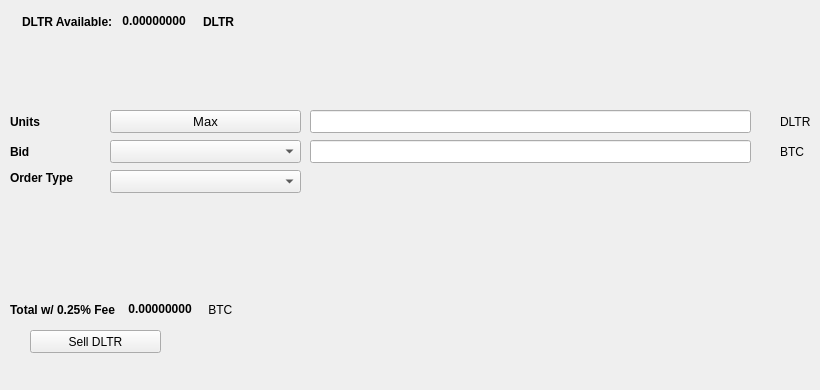
   <widget class="QWidget" name="SellTab">
    <attribute name="title">
     <string>Sell</string>
    </attribute>
    <widget class="QLabel" name="label_16">
     <property name="geometry">
      <rect>
       <x>780</x>
       <y>140</y>
       <width>31</width>
       <height>23</height>
      </rect>
     </property>
     <property name="text">
      <string>BTC</string>
     </property>
    </widget>
    <widget class="QComboBox" name="SellBidcomboBox">
     <property name="geometry">
      <rect>
       <x>110</x>
       <y>140</y>
       <width>191</width>
       <height>23</height>
      </rect>
     </property>
     <property name="font">
      <font>
       <pointsize>10</pointsize>
      </font>
     </property>
    </widget>
    <widget class="QLabel" name="label_18">
     <property name="geometry">
      <rect>
       <x>10</x>
       <y>110</y>
       <width>46</width>
       <height>23</height>
      </rect>
     </property>
     <property name="font">
      <font>
       <weight>75</weight>
       <bold>true</bold>
      </font>
     </property>
     <property name="text">
      <string>Units</string>
     </property>
    </widget>
    <widget class="QPushButton" name="Sell_Max_Amount">
     <property name="geometry">
      <rect>
       <x>110</x>
       <y>110</y>
       <width>191</width>
       <height>23</height>
      </rect>
     </property>
     <property name="font">
      <font>
       <pointsize>10</pointsize>
      </font>
     </property>
     <property name="text">
      <string>Max</string>
     </property>
    </widget>
    <widget class="QLabel" name="label_20">
     <property name="geometry">
      <rect>
       <x>10</x>
       <y>170</y>
       <width>91</width>
       <height>16</height>
      </rect>
     </property>
     <property name="font">
      <font>
       <weight>75</weight>
       <bold>true</bold>
      </font>
     </property>
     <property name="text">
      <string>Order Type</string>
     </property>
    </widget>
    <widget class="QComboBox" name="SellOrdertypeCombo">
     <property name="geometry">
      <rect>
       <x>110</x>
       <y>170</y>
       <width>191</width>
       <height>23</height>
      </rect>
     </property>
     <property name="font">
      <font>
       <pointsize>10</pointsize>
      </font>
     </property>
    </widget>
    <widget class="QLabel" name="label_21">
     <property name="geometry">
      <rect>
       <x>10</x>
       <y>140</y>
       <width>46</width>
       <height>23</height>
      </rect>
     </property>
     <property name="font">
      <font>
       <weight>75</weight>
       <bold>true</bold>
      </font>
     </property>
     <property name="text">
      <string>Bid</string>
     </property>
    </widget>
    <widget class="QLabel" name="label_22">
     <property name="geometry">
      <rect>
       <x>780</x>
       <y>110</y>
       <width>31</width>
       <height>23</height>
      </rect>
     </property>
     <property name="text">
      <string>DLTR</string>
     </property>
    </widget>
    <widget class="QLineEdit" name="UnitsInputDLTR">
     <property name="geometry">
      <rect>
       <x>310</x>
       <y>110</y>
       <width>441</width>
       <height>23</height>
      </rect>
     </property>
     <property name="font">
      <font>
       <pointsize>9</pointsize>
       <weight>75</weight>
       <bold>true</bold>
      </font>
     </property>
    </widget>
    <widget class="QLineEdit" name="SellBidPriceEdit">
     <property name="geometry">
      <rect>
       <x>310</x>
       <y>140</y>
       <width>441</width>
       <height>23</height>
      </rect>
     </property>
     <property name="font">
      <font>
       <pointsize>9</pointsize>
       <weight>75</weight>
       <bold>true</bold>
      </font>
     </property>
    </widget>
    <widget class="QPushButton" name="SellDLTRBTN">
     <property name="geometry">
      <rect>
       <x>30</x>
       <y>330</y>
       <width>131</width>
       <height>23</height>
      </rect>
     </property>
     <property name="text">
      <string>Sell DLTR</string>
     </property>
     <property name="icon">
      <iconset resource="../delectrum">
       <normaloff>:/icons/bitcoin</normaloff>:/icons/bitcoin</iconset>
     </property>
    </widget>
    <widget class="QWidget" name="layoutWidget3">
     <property name="geometry">
      <rect>
       <x>22</x>
       <y>12</y>
       <width>258</width>
       <height>19</height>
      </rect>
     </property>
     <layout class="QHBoxLayout" name="horizontalLayout">
      <item>
       <widget class="QLabel" name="label232_2">
        <property name="font">
         <font>
          <weight>75</weight>
          <bold>true</bold>
         </font>
        </property>
        <property name="text">
         <string>DLTR Available:</string>
        </property>
       </widget>
      </item>
      <item>
       <widget class="QLabel" name="DLTRAvailableLabel">
        <property name="palette">
         <palette>
          <active>
           <colorrole role="WindowText">
            <brush brushstyle="SolidPattern">
             <color alpha="255">
              <red>0</red>
              <green>0</green>
              <blue>0</blue>
             </color>
            </brush>
           </colorrole>
           <colorrole role="Button">
            <brush brushstyle="SolidPattern">
             <color alpha="255">
              <red>0</red>
              <green>170</green>
              <blue>0</blue>
             </color>
            </brush>
           </colorrole>
           <colorrole role="Light">
            <brush brushstyle="SolidPattern">
             <color alpha="255">
              <red>0</red>
              <green>255</green>
              <blue>0</blue>
             </color>
            </brush>
           </colorrole>
           <colorrole role="Midlight">
            <brush brushstyle="SolidPattern">
             <color alpha="255">
              <red>0</red>
              <green>212</green>
              <blue>0</blue>
             </color>
            </brush>
           </colorrole>
           <colorrole role="Dark">
            <brush brushstyle="SolidPattern">
             <color alpha="255">
              <red>0</red>
              <green>85</green>
              <blue>0</blue>
             </color>
            </brush>
           </colorrole>
           <colorrole role="Mid">
            <brush brushstyle="SolidPattern">
             <color alpha="255">
              <red>0</red>
              <green>113</green>
              <blue>0</blue>
             </color>
            </brush>
           </colorrole>
           <colorrole role="Text">
            <brush brushstyle="SolidPattern">
             <color alpha="255">
              <red>0</red>
              <green>170</green>
              <blue>0</blue>
             </color>
            </brush>
           </colorrole>
           <colorrole role="BrightText">
            <brush brushstyle="SolidPattern">
             <color alpha="255">
              <red>255</red>
              <green>255</green>
              <blue>255</blue>
             </color>
            </brush>
           </colorrole>
           <colorrole role="ButtonText">
            <brush brushstyle="SolidPattern">
             <color alpha="255">
              <red>0</red>
              <green>0</green>
              <blue>0</blue>
             </color>
            </brush>
           </colorrole>
           <colorrole role="Base">
            <brush brushstyle="SolidPattern">
             <color alpha="255">
              <red>255</red>
              <green>255</green>
              <blue>255</blue>
             </color>
            </brush>
           </colorrole>
           <colorrole role="Window">
            <brush brushstyle="SolidPattern">
             <color alpha="255">
              <red>0</red>
              <green>170</green>
              <blue>0</blue>
             </color>
            </brush>
           </colorrole>
           <colorrole role="Shadow">
            <brush brushstyle="SolidPattern">
             <color alpha="255">
              <red>0</red>
              <green>0</green>
              <blue>0</blue>
             </color>
            </brush>
           </colorrole>
           <colorrole role="AlternateBase">
            <brush brushstyle="SolidPattern">
             <color alpha="255">
              <red>127</red>
              <green>212</green>
              <blue>127</blue>
             </color>
            </brush>
           </colorrole>
           <colorrole role="ToolTipBase">
            <brush brushstyle="SolidPattern">
             <color alpha="255">
              <red>255</red>
              <green>255</green>
              <blue>220</blue>
             </color>
            </brush>
           </colorrole>
           <colorrole role="ToolTipText">
            <brush brushstyle="SolidPattern">
             <color alpha="255">
              <red>0</red>
              <green>0</green>
              <blue>0</blue>
             </color>
            </brush>
           </colorrole>
          </active>
          <inactive>
           <colorrole role="WindowText">
            <brush brushstyle="SolidPattern">
             <color alpha="255">
              <red>0</red>
              <green>0</green>
              <blue>0</blue>
             </color>
            </brush>
           </colorrole>
           <colorrole role="Button">
            <brush brushstyle="SolidPattern">
             <color alpha="255">
              <red>0</red>
              <green>170</green>
              <blue>0</blue>
             </color>
            </brush>
           </colorrole>
           <colorrole role="Light">
            <brush brushstyle="SolidPattern">
             <color alpha="255">
              <red>0</red>
              <green>255</green>
              <blue>0</blue>
             </color>
            </brush>
           </colorrole>
           <colorrole role="Midlight">
            <brush brushstyle="SolidPattern">
             <color alpha="255">
              <red>0</red>
              <green>212</green>
              <blue>0</blue>
             </color>
            </brush>
           </colorrole>
           <colorrole role="Dark">
            <brush brushstyle="SolidPattern">
             <color alpha="255">
              <red>0</red>
              <green>85</green>
              <blue>0</blue>
             </color>
            </brush>
           </colorrole>
           <colorrole role="Mid">
            <brush brushstyle="SolidPattern">
             <color alpha="255">
              <red>0</red>
              <green>113</green>
              <blue>0</blue>
             </color>
            </brush>
           </colorrole>
           <colorrole role="Text">
            <brush brushstyle="SolidPattern">
             <color alpha="255">
              <red>0</red>
              <green>170</green>
              <blue>0</blue>
             </color>
            </brush>
           </colorrole>
           <colorrole role="BrightText">
            <brush brushstyle="SolidPattern">
             <color alpha="255">
              <red>255</red>
              <green>255</green>
              <blue>255</blue>
             </color>
            </brush>
           </colorrole>
           <colorrole role="ButtonText">
            <brush brushstyle="SolidPattern">
             <color alpha="255">
              <red>0</red>
              <green>0</green>
              <blue>0</blue>
             </color>
            </brush>
           </colorrole>
           <colorrole role="Base">
            <brush brushstyle="SolidPattern">
             <color alpha="255">
              <red>255</red>
              <green>255</green>
              <blue>255</blue>
             </color>
            </brush>
           </colorrole>
           <colorrole role="Window">
            <brush brushstyle="SolidPattern">
             <color alpha="255">
              <red>0</red>
              <green>170</green>
              <blue>0</blue>
             </color>
            </brush>
           </colorrole>
           <colorrole role="Shadow">
            <brush brushstyle="SolidPattern">
             <color alpha="255">
              <red>0</red>
              <green>0</green>
              <blue>0</blue>
             </color>
            </brush>
           </colorrole>
           <colorrole role="AlternateBase">
            <brush brushstyle="SolidPattern">
             <color alpha="255">
              <red>127</red>
              <green>212</green>
              <blue>127</blue>
             </color>
            </brush>
           </colorrole>
           <colorrole role="ToolTipBase">
            <brush brushstyle="SolidPattern">
             <color alpha="255">
              <red>255</red>
              <green>255</green>
              <blue>220</blue>
             </color>
            </brush>
           </colorrole>
           <colorrole role="ToolTipText">
            <brush brushstyle="SolidPattern">
             <color alpha="255">
              <red>0</red>
              <green>0</green>
              <blue>0</blue>
             </color>
            </brush>
           </colorrole>
          </inactive>
          <disabled>
           <colorrole role="WindowText">
            <brush brushstyle="SolidPattern">
             <color alpha="255">
              <red>0</red>
              <green>85</green>
              <blue>0</blue>
             </color>
            </brush>
           </colorrole>
           <colorrole role="Button">
            <brush brushstyle="SolidPattern">
             <color alpha="255">
              <red>0</red>
              <green>170</green>
              <blue>0</blue>
             </color>
            </brush>
           </colorrole>
           <colorrole role="Light">
            <brush brushstyle="SolidPattern">
             <color alpha="255">
              <red>0</red>
              <green>255</green>
              <blue>0</blue>
             </color>
            </brush>
           </colorrole>
           <colorrole role="Midlight">
            <brush brushstyle="SolidPattern">
             <color alpha="255">
              <red>0</red>
              <green>212</green>
              <blue>0</blue>
             </color>
            </brush>
           </colorrole>
           <colorrole role="Dark">
            <brush brushstyle="SolidPattern">
             <color alpha="255">
              <red>0</red>
              <green>85</green>
              <blue>0</blue>
             </color>
            </brush>
           </colorrole>
           <colorrole role="Mid">
            <brush brushstyle="SolidPattern">
             <color alpha="255">
              <red>0</red>
              <green>113</green>
              <blue>0</blue>
             </color>
            </brush>
           </colorrole>
           <colorrole role="Text">
            <brush brushstyle="SolidPattern">
             <color alpha="255">
              <red>0</red>
              <green>85</green>
              <blue>0</blue>
             </color>
            </brush>
           </colorrole>
           <colorrole role="BrightText">
            <brush brushstyle="SolidPattern">
             <color alpha="255">
              <red>255</red>
              <green>255</green>
              <blue>255</blue>
             </color>
            </brush>
           </colorrole>
           <colorrole role="ButtonText">
            <brush brushstyle="SolidPattern">
             <color alpha="255">
              <red>0</red>
              <green>85</green>
              <blue>0</blue>
             </color>
            </brush>
           </colorrole>
           <colorrole role="Base">
            <brush brushstyle="SolidPattern">
             <color alpha="255">
              <red>0</red>
              <green>170</green>
              <blue>0</blue>
             </color>
            </brush>
           </colorrole>
           <colorrole role="Window">
            <brush brushstyle="SolidPattern">
             <color alpha="255">
              <red>0</red>
              <green>170</green>
              <blue>0</blue>
             </color>
            </brush>
           </colorrole>
           <colorrole role="Shadow">
            <brush brushstyle="SolidPattern">
             <color alpha="255">
              <red>0</red>
              <green>0</green>
              <blue>0</blue>
             </color>
            </brush>
           </colorrole>
           <colorrole role="AlternateBase">
            <brush brushstyle="SolidPattern">
             <color alpha="255">
              <red>0</red>
              <green>170</green>
              <blue>0</blue>
             </color>
            </brush>
           </colorrole>
           <colorrole role="ToolTipBase">
            <brush brushstyle="SolidPattern">
             <color alpha="255">
              <red>255</red>
              <green>255</green>
              <blue>220</blue>
             </color>
            </brush>
           </colorrole>
           <colorrole role="ToolTipText">
            <brush brushstyle="SolidPattern">
             <color alpha="255">
              <red>0</red>
              <green>0</green>
              <blue>0</blue>
             </color>
            </brush>
           </colorrole>
          </disabled>
         </palette>
        </property>
        <property name="font">
         <font>
          <weight>75</weight>
          <bold>true</bold>
         </font>
        </property>
        <property name="text">
         <string> 0.00000000 </string>
        </property>
        <property name="textInteractionFlags">
         <set>Qt::LinksAccessibleByMouse|Qt::TextSelectableByKeyboard|Qt::TextSelectableByMouse</set>
        </property>
       </widget>
      </item>
      <item>
       <widget class="QLabel" name="labelDLTR">
        <property name="font">
         <font>
          <weight>75</weight>
          <bold>true</bold>
         </font>
        </property>
        <property name="text">
         <string>DLTR</string>
        </property>
       </widget>
      </item>
     </layout>
    </widget>
    <widget class="QWidget" name="layoutWidget">
     <property name="geometry">
      <rect>
       <x>10</x>
       <y>300</y>
       <width>268</width>
       <height>19</height>
      </rect>
     </property>
     <layout class="QHBoxLayout" name="horizontalLayout_2">
      <item>
       <widget class="QLabel" name="label_19">
        <property name="font">
         <font>
          <weight>75</weight>
          <bold>true</bold>
         </font>
        </property>
        <property name="text">
         <string>Total w/ 0.25% Fee </string>
        </property>
       </widget>
      </item>
      <item>
       <widget class="QLabel" name="SellCostLabel">
        <property name="palette">
         <palette>
          <active>
           <colorrole role="WindowText">
            <brush brushstyle="SolidPattern">
             <color alpha="255">
              <red>0</red>
              <green>0</green>
              <blue>0</blue>
             </color>
            </brush>
           </colorrole>
           <colorrole role="Button">
            <brush brushstyle="SolidPattern">
             <color alpha="255">
              <red>0</red>
              <green>170</green>
              <blue>0</blue>
             </color>
            </brush>
           </colorrole>
           <colorrole role="Light">
            <brush brushstyle="SolidPattern">
             <color alpha="255">
              <red>0</red>
              <green>255</green>
              <blue>0</blue>
             </color>
            </brush>
           </colorrole>
           <colorrole role="Midlight">
            <brush brushstyle="SolidPattern">
             <color alpha="255">
              <red>0</red>
              <green>212</green>
              <blue>0</blue>
             </color>
            </brush>
           </colorrole>
           <colorrole role="Dark">
            <brush brushstyle="SolidPattern">
             <color alpha="255">
              <red>0</red>
              <green>85</green>
              <blue>0</blue>
             </color>
            </brush>
           </colorrole>
           <colorrole role="Mid">
            <brush brushstyle="SolidPattern">
             <color alpha="255">
              <red>0</red>
              <green>113</green>
              <blue>0</blue>
             </color>
            </brush>
           </colorrole>
           <colorrole role="Text">
            <brush brushstyle="SolidPattern">
             <color alpha="255">
              <red>0</red>
              <green>170</green>
              <blue>0</blue>
             </color>
            </brush>
           </colorrole>
           <colorrole role="BrightText">
            <brush brushstyle="SolidPattern">
             <color alpha="255">
              <red>255</red>
              <green>255</green>
              <blue>255</blue>
             </color>
            </brush>
           </colorrole>
           <colorrole role="ButtonText">
            <brush brushstyle="SolidPattern">
             <color alpha="255">
              <red>0</red>
              <green>0</green>
              <blue>0</blue>
             </color>
            </brush>
           </colorrole>
           <colorrole role="Base">
            <brush brushstyle="SolidPattern">
             <color alpha="255">
              <red>255</red>
              <green>255</green>
              <blue>255</blue>
             </color>
            </brush>
           </colorrole>
           <colorrole role="Window">
            <brush brushstyle="SolidPattern">
             <color alpha="255">
              <red>0</red>
              <green>170</green>
              <blue>0</blue>
             </color>
            </brush>
           </colorrole>
           <colorrole role="Shadow">
            <brush brushstyle="SolidPattern">
             <color alpha="255">
              <red>0</red>
              <green>0</green>
              <blue>0</blue>
             </color>
            </brush>
           </colorrole>
           <colorrole role="AlternateBase">
            <brush brushstyle="SolidPattern">
             <color alpha="255">
              <red>127</red>
              <green>212</green>
              <blue>127</blue>
             </color>
            </brush>
           </colorrole>
           <colorrole role="ToolTipBase">
            <brush brushstyle="SolidPattern">
             <color alpha="255">
              <red>255</red>
              <green>255</green>
              <blue>220</blue>
             </color>
            </brush>
           </colorrole>
           <colorrole role="ToolTipText">
            <brush brushstyle="SolidPattern">
             <color alpha="255">
              <red>0</red>
              <green>0</green>
              <blue>0</blue>
             </color>
            </brush>
           </colorrole>
          </active>
          <inactive>
           <colorrole role="WindowText">
            <brush brushstyle="SolidPattern">
             <color alpha="255">
              <red>0</red>
              <green>0</green>
              <blue>0</blue>
             </color>
            </brush>
           </colorrole>
           <colorrole role="Button">
            <brush brushstyle="SolidPattern">
             <color alpha="255">
              <red>0</red>
              <green>170</green>
              <blue>0</blue>
             </color>
            </brush>
           </colorrole>
           <colorrole role="Light">
            <brush brushstyle="SolidPattern">
             <color alpha="255">
              <red>0</red>
              <green>255</green>
              <blue>0</blue>
             </color>
            </brush>
           </colorrole>
           <colorrole role="Midlight">
            <brush brushstyle="SolidPattern">
             <color alpha="255">
              <red>0</red>
              <green>212</green>
              <blue>0</blue>
             </color>
            </brush>
           </colorrole>
           <colorrole role="Dark">
            <brush brushstyle="SolidPattern">
             <color alpha="255">
              <red>0</red>
              <green>85</green>
              <blue>0</blue>
             </color>
            </brush>
           </colorrole>
           <colorrole role="Mid">
            <brush brushstyle="SolidPattern">
             <color alpha="255">
              <red>0</red>
              <green>113</green>
              <blue>0</blue>
             </color>
            </brush>
           </colorrole>
           <colorrole role="Text">
            <brush brushstyle="SolidPattern">
             <color alpha="255">
              <red>0</red>
              <green>170</green>
              <blue>0</blue>
             </color>
            </brush>
           </colorrole>
           <colorrole role="BrightText">
            <brush brushstyle="SolidPattern">
             <color alpha="255">
              <red>255</red>
              <green>255</green>
              <blue>255</blue>
             </color>
            </brush>
           </colorrole>
           <colorrole role="ButtonText">
            <brush brushstyle="SolidPattern">
             <color alpha="255">
              <red>0</red>
              <green>0</green>
              <blue>0</blue>
             </color>
            </brush>
           </colorrole>
           <colorrole role="Base">
            <brush brushstyle="SolidPattern">
             <color alpha="255">
              <red>255</red>
              <green>255</green>
              <blue>255</blue>
             </color>
            </brush>
           </colorrole>
           <colorrole role="Window">
            <brush brushstyle="SolidPattern">
             <color alpha="255">
              <red>0</red>
              <green>170</green>
              <blue>0</blue>
             </color>
            </brush>
           </colorrole>
           <colorrole role="Shadow">
            <brush brushstyle="SolidPattern">
             <color alpha="255">
              <red>0</red>
              <green>0</green>
              <blue>0</blue>
             </color>
            </brush>
           </colorrole>
           <colorrole role="AlternateBase">
            <brush brushstyle="SolidPattern">
             <color alpha="255">
              <red>127</red>
              <green>212</green>
              <blue>127</blue>
             </color>
            </brush>
           </colorrole>
           <colorrole role="ToolTipBase">
            <brush brushstyle="SolidPattern">
             <color alpha="255">
              <red>255</red>
              <green>255</green>
              <blue>220</blue>
             </color>
            </brush>
           </colorrole>
           <colorrole role="ToolTipText">
            <brush brushstyle="SolidPattern">
             <color alpha="255">
              <red>0</red>
              <green>0</green>
              <blue>0</blue>
             </color>
            </brush>
           </colorrole>
          </inactive>
          <disabled>
           <colorrole role="WindowText">
            <brush brushstyle="SolidPattern">
             <color alpha="255">
              <red>0</red>
              <green>85</green>
              <blue>0</blue>
             </color>
            </brush>
           </colorrole>
           <colorrole role="Button">
            <brush brushstyle="SolidPattern">
             <color alpha="255">
              <red>0</red>
              <green>170</green>
              <blue>0</blue>
             </color>
            </brush>
           </colorrole>
           <colorrole role="Light">
            <brush brushstyle="SolidPattern">
             <color alpha="255">
              <red>0</red>
              <green>255</green>
              <blue>0</blue>
             </color>
            </brush>
           </colorrole>
           <colorrole role="Midlight">
            <brush brushstyle="SolidPattern">
             <color alpha="255">
              <red>0</red>
              <green>212</green>
              <blue>0</blue>
             </color>
            </brush>
           </colorrole>
           <colorrole role="Dark">
            <brush brushstyle="SolidPattern">
             <color alpha="255">
              <red>0</red>
              <green>85</green>
              <blue>0</blue>
             </color>
            </brush>
           </colorrole>
           <colorrole role="Mid">
            <brush brushstyle="SolidPattern">
             <color alpha="255">
              <red>0</red>
              <green>113</green>
              <blue>0</blue>
             </color>
            </brush>
           </colorrole>
           <colorrole role="Text">
            <brush brushstyle="SolidPattern">
             <color alpha="255">
              <red>0</red>
              <green>85</green>
              <blue>0</blue>
             </color>
            </brush>
           </colorrole>
           <colorrole role="BrightText">
            <brush brushstyle="SolidPattern">
             <color alpha="255">
              <red>255</red>
              <green>255</green>
              <blue>255</blue>
             </color>
            </brush>
           </colorrole>
           <colorrole role="ButtonText">
            <brush brushstyle="SolidPattern">
             <color alpha="255">
              <red>0</red>
              <green>85</green>
              <blue>0</blue>
             </color>
            </brush>
           </colorrole>
           <colorrole role="Base">
            <brush brushstyle="SolidPattern">
             <color alpha="255">
              <red>0</red>
              <green>170</green>
              <blue>0</blue>
             </color>
            </brush>
           </colorrole>
           <colorrole role="Window">
            <brush brushstyle="SolidPattern">
             <color alpha="255">
              <red>0</red>
              <green>170</green>
              <blue>0</blue>
             </color>
            </brush>
           </colorrole>
           <colorrole role="Shadow">
            <brush brushstyle="SolidPattern">
             <color alpha="255">
              <red>0</red>
              <green>0</green>
              <blue>0</blue>
             </color>
            </brush>
           </colorrole>
           <colorrole role="AlternateBase">
            <brush brushstyle="SolidPattern">
             <color alpha="255">
              <red>0</red>
              <green>170</green>
              <blue>0</blue>
             </color>
            </brush>
           </colorrole>
           <colorrole role="ToolTipBase">
            <brush brushstyle="SolidPattern">
             <color alpha="255">
              <red>255</red>
              <green>255</green>
              <blue>220</blue>
             </color>
            </brush>
           </colorrole>
           <colorrole role="ToolTipText">
            <brush brushstyle="SolidPattern">
             <color alpha="255">
              <red>0</red>
              <green>0</green>
              <blue>0</blue>
             </color>
            </brush>
           </colorrole>
          </disabled>
         </palette>
        </property>
        <property name="font">
         <font>
          <weight>75</weight>
          <bold>true</bold>
         </font>
        </property>
        <property name="autoFillBackground">
         <bool>false</bool>
        </property>
        <property name="text">
         <string> 0.00000000</string>
        </property>
        <property name="textInteractionFlags">
         <set>Qt::LinksAccessibleByMouse|Qt::TextSelectableByMouse</set>
        </property>
       </widget>
      </item>
      <item>
       <widget class="QLabel" name="label_17">
        <property name="font">
         <font>
          <weight>50</weight>
          <bold>false</bold>
         </font>
        </property>
        <property name="text">
         <string> BTC</string>
        </property>
       </widget>
      </item>
     </layout>
    </widget>
    <widget class="QLabel" name="label_23">
     <property name="geometry">
      <rect>
       <x>460</x>
       <y>300</y>
       <width>281</width>
       <height>81</height>
      </rect>
     </property>
     <property name="text">
      <string/>
     </property>
     <property name="pixmap">
      <pixmap>:/images/bittrex</pixmap>
     </property>
    </widget>
   </widget>
